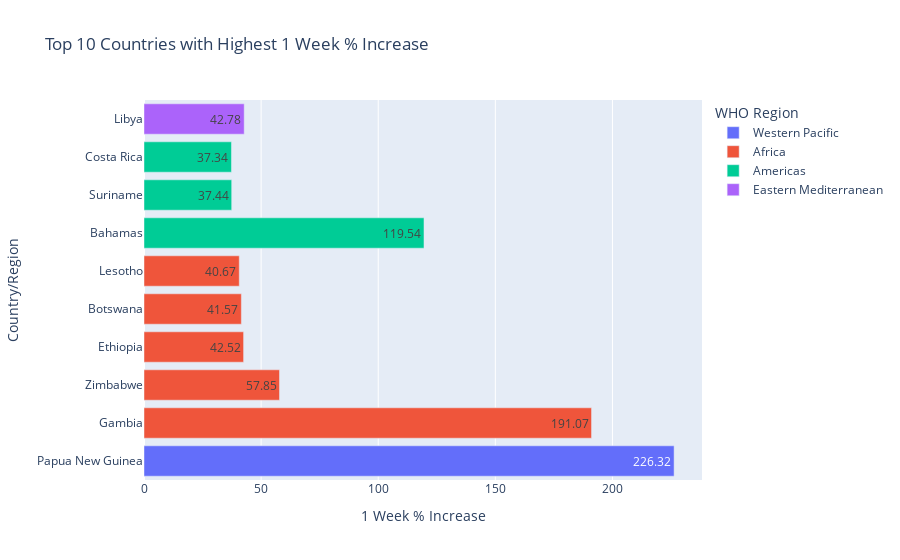

The notebook cell saved with this chart:
### Code cell
# 
top_countries = data.nlargest(10, '1 week % increase')

#
fig = px.bar(
    top_countries,
    y='Country/Region',
    x='1 week % increase',
    title='Top 10 Countries with Highest 1 Week % Increase',
    color='WHO Region',
    orientation='h',
    text='1 week % increase'
)

fig.update_traces(textposition='inside')
fig.update_layout(xaxis_title='1 Week % Increase', yaxis_title='Country/Region')
fig.show()

### Figure 1 — Plotly figure (JSON) as saved in the notebook; plotly's stock layout.template omitted (floating-point values rounded to 4 significant figures)
{"data": [{"alignmentgroup": "True", "hovertemplate": "WHO Region=Western Pacific<br>1 week % increase=%{text}<br>Country/Region=%{y}<extra></extra>", "legendgroup": "Western Pacific", "marker": {"color": "#636efa", "pattern": {"shape": ""}}, "name": "Western Pacific", "offsetgroup": "Western Pacific", "orientation": "h", "showlegend": true, "text": [226.3], "textposition": "inside", "type": "bar", "x": [226.3], "xaxis": "x", "y": ["Papua New Guinea"], "yaxis": "y"}, {"alignmentgroup": "True", "hovertemplate": "WHO Region=Africa<br>1 week % increase=%{text}<br>Country/Region=%{y}<extra></extra>", "legendgroup": "Africa", "marker": {"color": "#EF553B", "pattern": {"shape": ""}}, "name": "Africa", "offsetgroup": "Africa", "orientation": "h", "showlegend": true, "text": [191.1, 57.85, 42.52, 41.57, 40.67], "textposition": "inside", "type": "bar", "x": [191.1, 57.85, 42.52, 41.57, 40.67], "xaxis": "x", "y": ["Gambia", "Zimbabwe", "Ethiopia", "Botswana", "Lesotho"], "yaxis": "y"}, {"alignmentgroup": "True", "hovertemplate": "WHO Region=Americas<br>1 week % increase=%{text}<br>Country/Region=%{y}<extra></extra>", "legendgroup": "Americas", "marker": {"color": "#00cc96", "pattern": {"shape": ""}}, "name": "Americas", "offsetgroup": "Americas", "orientation": "h", "showlegend": true, "text": [119.5, 37.44, 37.34], "textposition": "inside", "type": "bar", "x": [119.5, 37.44, 37.34], "xaxis": "x", "y": ["Bahamas", "Suriname", "Costa Rica"], "yaxis": "y"}, {"alignmentgroup": "True", "hovertemplate": "WHO Region=Eastern Mediterranean<br>1 week % increase=%{text}<br>Country/Region=%{y}<extra></extra>", "legendgroup": "Eastern Mediterranean", "marker": {"color": "#ab63fa", "pattern": {"shape": ""}}, "name": "Eastern Mediterranean", "offsetgroup": "Eastern Mediterranean", "orientation": "h", "showlegend": true, "text": [42.78], "textposition": "inside", "type": "bar", "x": [42.78], "xaxis": "x", "y": ["Libya"], "yaxis": "y"}], "layout": {"barmode": "relative", "legend": {"title": {"text": "WHO Region"}, "tracegroupgap": 0}, "title": {"text": "Top 10 Countries with Highest 1 Week % Increase"}, "xaxis": {"anchor": "y", "domain": [0, 1], "title": {"text": "1 Week % Increase"}}, "yaxis": {"anchor": "x", "domain": [0, 1], "title": {"text": "Country/Region"}}}}
